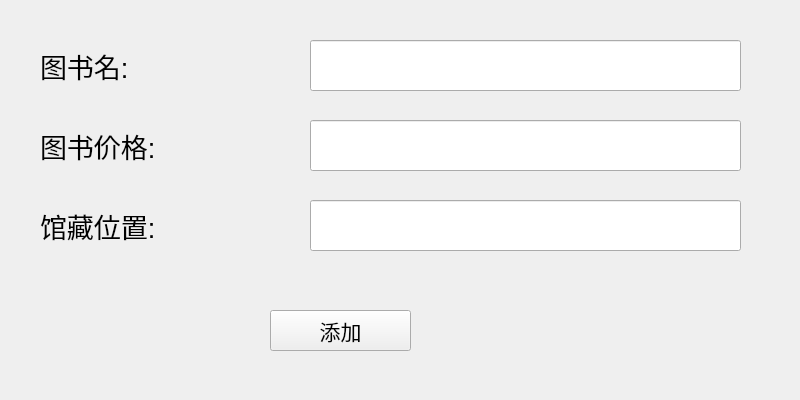
<?xml version="1.0" encoding="UTF-8"?>
<ui version="4.0">
 <class>insert_book</class>
 <widget class="QWidget" name="insert_book">
  <property name="geometry">
   <rect>
    <x>0</x>
    <y>0</y>
    <width>800</width>
    <height>400</height>
   </rect>
  </property>
  <property name="windowTitle">
   <string>添加图书</string>
  </property>
  <widget class="QLabel" name="label_2">
   <property name="geometry">
    <rect>
     <x>40</x>
     <y>200</y>
     <width>261</width>
     <height>51</height>
    </rect>
   </property>
   <property name="font">
    <font>
     <family>Arial</family>
     <pointsize>20</pointsize>
    </font>
   </property>
   <property name="text">
    <string>馆藏位置:</string>
   </property>
  </widget>
  <widget class="QPushButton" name="insert">
   <property name="geometry">
    <rect>
     <x>270</x>
     <y>310</y>
     <width>141</width>
     <height>41</height>
    </rect>
   </property>
   <property name="font">
    <font>
     <family>Arial</family>
     <pointsize>16</pointsize>
    </font>
   </property>
   <property name="text">
    <string>添加</string>
   </property>
  </widget>
  <widget class="QLabel" name="label">
   <property name="geometry">
    <rect>
     <x>40</x>
     <y>40</y>
     <width>261</width>
     <height>51</height>
    </rect>
   </property>
   <property name="font">
    <font>
     <family>Arial</family>
     <pointsize>20</pointsize>
    </font>
   </property>
   <property name="text">
    <string>图书名:</string>
   </property>
  </widget>
  <widget class="QLineEdit" name="book_price">
   <property name="geometry">
    <rect>
     <x>310</x>
     <y>120</y>
     <width>431</width>
     <height>51</height>
    </rect>
   </property>
   <property name="font">
    <font>
     <family>Arial</family>
     <pointsize>16</pointsize>
    </font>
   </property>
   <property name="maxLength">
    <number>20</number>
   </property>
   <property name="echoMode">
    <enum>QLineEdit::Normal</enum>
   </property>
  </widget>
  <widget class="QLineEdit" name="book_position">
   <property name="geometry">
    <rect>
     <x>310</x>
     <y>200</y>
     <width>431</width>
     <height>51</height>
    </rect>
   </property>
   <property name="font">
    <font>
     <family>Arial</family>
     <pointsize>16</pointsize>
    </font>
   </property>
   <property name="maxLength">
    <number>30</number>
   </property>
   <property name="echoMode">
    <enum>QLineEdit::Normal</enum>
   </property>
  </widget>
  <widget class="QLabel" name="label_6">
   <property name="geometry">
    <rect>
     <x>40</x>
     <y>120</y>
     <width>271</width>
     <height>51</height>
    </rect>
   </property>
   <property name="font">
    <font>
     <family>Arial</family>
     <pointsize>20</pointsize>
    </font>
   </property>
   <property name="text">
    <string>图书价格:</string>
   </property>
  </widget>
  <widget class="QLineEdit" name="book_name">
   <property name="geometry">
    <rect>
     <x>310</x>
     <y>40</y>
     <width>431</width>
     <height>51</height>
    </rect>
   </property>
   <property name="font">
    <font>
     <family>Arial</family>
     <pointsize>16</pointsize>
    </font>
   </property>
   <property name="maxLength">
    <number>30</number>
   </property>
  </widget>
 </widget>
 <resources/>
 <connections/>
</ui>
